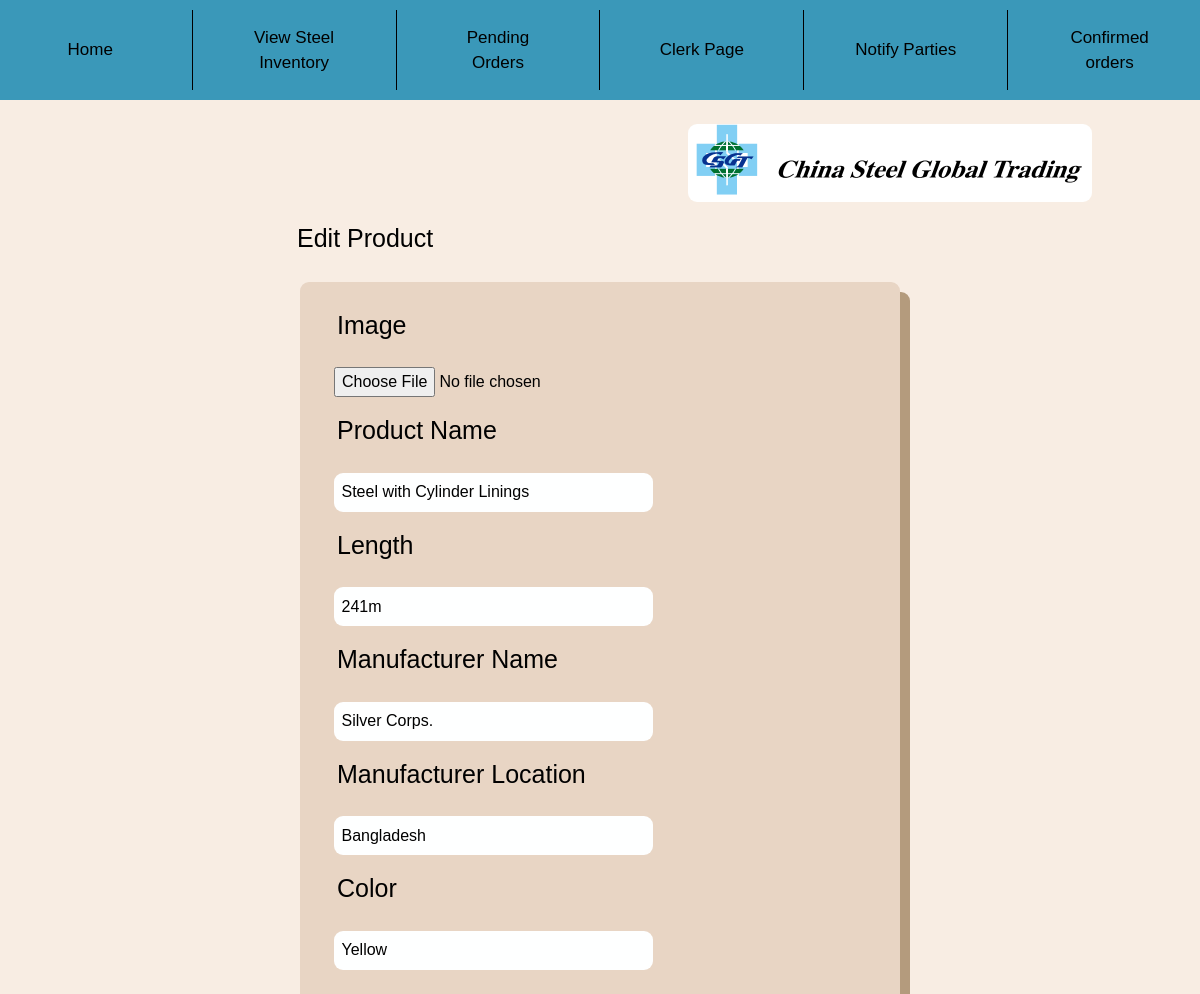
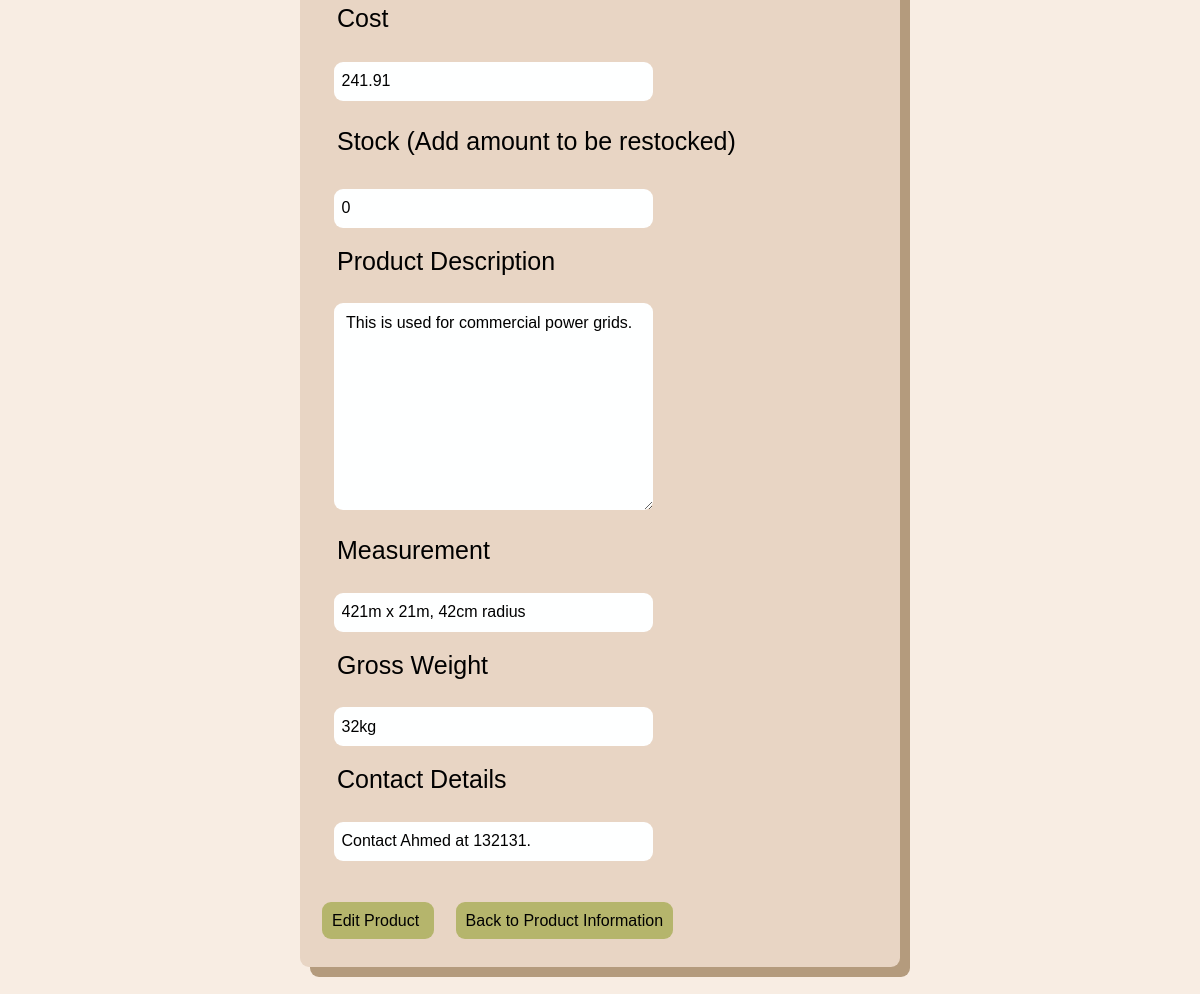
Page /edit/4/ on the committed database (2 pictures, top to bottom).
### Inventory/models.py (models this page shows, shortened)
class Product(models.Model): #Steels, not food
    objects = models.Manager()
    Name = models.CharField(max_length=200, unique=True)
    Image = models.ImageField(default= "images/defproduct.jpg", blank=True, upload_to="images/") #not have image if we dont have one, uploaded to images folder automatically
    Manufacturer = models.CharField(default=None, max_length=100)
    ManuLoc = models.CharField(default=None,max_length=255)
    Color = models.CharField(default=None, max_length=20)
    Status = models.BooleanField(default=True) #Records incase of removed
    Measurement = models.CharField(default=None, max_length=30)
    Description = models.CharField(default=None, max_length=500)
    GrossWeight = models.CharField(default=None, max_length=40)
    Marks = models.CharField(default=None, null=True, max_length=300)
    Length = models.CharField(max_length=20)
    Cost = models.DecimalField(default=0, validators=[DecimalValidator(7,2)], decimal_places=2, max_digits=7) #declared value USD
    Stock = models.BigIntegerField(default=0)
    Contact = models.CharField(max_length=500)

### Inventory/views.py (the view, shortened to what this page needs)
# urls.py: path('edit/<int:pk>/', views.EditProduct, name='editproduct'),
def EditProduct(request,pk):
    Existing = get_object_or_404(Product, pk=pk)
    if request.method == "POST":
        imgfile = request.FILES.get('Image')
        name = request.POST.get('Name')
        length = request.POST.get('Length')
        manufacturer = request.POST.get('Manufacturer')
        manuloc = request.POST.get('Location')
        color = request.POST.get('Color')
        cost = request.POST.get('Cost')
        contact = request.POST.get('Contact')
        desc = request.POST.get('Description')
        meas = request.POST.get('Measurement')
        weight = request.POST.get('Weight')
        stock = request.POST.get('stock')
        if name.strip() == "" or length.strip() == ""  or manufacturer.strip() == "" or manuloc.strip() == "" or color.strip() == "" or cost.strip() == "" or desc.strip() == "" or contact.strip() == "" or meas.strip() == "" or weight.strip() == "":
            messages.info(request, 'You must fill out all the fields')
            return redirect('editproduct',pk)
        elif isDigit(request,num = str(cost[0:])) == False:
            messages.warning(request,"Input cost was not a valid number")
            return redirect('editproduct', pk)
        elif Decimal(cost[slice(0,len(cost))]) <= 0:
            messages.warning(request,"No negative costs or costs equal to 0")
            return redirect('editproduct', pk)
        Existing.Name = name
        if imgfile != None:
            Existing.Image = imgfile
        Existing.Stock += int(stock)
        Existing.Measurement = meas
        Existing.GrossWeight = weight
        Existing.Manufacturer = manufacturer
        Existing.ManuLoc = manuloc
        Existing.Color = color
        Existing.Length = length
        Existing.Cost = cost
        Existing.Description = desc
        Existing.Contact = contact
        Existing.MakeMark()
        return redirect ('view',pk)
    else:
        return render(
            request, 'Inventory/edit.html',{
            'C' : True,
            'Prod' : Existing
                }
            )

### Inventory/templates/Inventory/edit.html (shortened to what this page needs)
{% extends 'Inventory/base.html' %}
{% load static %}
    {% block content %}
    <br><br>
    <span class="Largetext" style="margin-left: 23.5vw;"> Edit Product </span><br><br>
    <form method="POST" enctype="multipart/form-data" action="{% url 'editproduct' pk=Prod.pk %}">{% csrf_token %}
        <div class="container">
            <div class="Largetext"> Image </div>
            <input type="file" name="Image" id="Image">
            <div class="Largetext"> Product Name </div>
            <input type="text" class="forminput" name="Name" id="Name" value="{{ Prod.Name }}">
            <div class="Largetext"> Length </div>
            <input type="text" class="forminput" name="Length" id="Length" value="{{Prod.Length}}">
            <div class="Largetext"> Manufacturer Name </div>
            <input type="text" class="forminput" name="Manufacturer" id="Manufacturer" value="{{Prod.Manufacturer}}">
            <div class="Largetext"> Manufacturer Location </div>
            <input type="text" class="forminput" name="Location" id="Location" value="{{Prod.ManuLoc}}">
            <div class="Largetext"> Color </div>
            <input type="text" class="forminput" name="Color" id="Color" value="{{Prod.Color}}"> <br><br>
            <span class="Largetext"> Cost </span> <span class="bodytext" id="costnote"> </span><br><br>
            <input type="text" class="forminput" name="Cost" id="Cost" value="{{Prod.Cost}}">
            <div class="Largetext"> Stock (Add amount to be restocked) </span> <span class="bodytext" id="costnote"> </div>
            <input type="number" class="forminput" name="stock" id="stock" value=0>
            <div class="Largetext"> Product Description </div>
            <textarea type="text" class="forminput" name="Description" id="Description" rows="8" style="margin-left: 2vw;"> {{Prod.Description}} </textarea>
            <div class="Largetext"> Measurement </div>
            <input type="text" class="forminput" name="Measurement" id="Measurement" value="{{Prod.Measurement}}">
            <div class="Largetext"> Gross Weight </div>
            <input type="text" class="forminput" name="Weight" id="Weight" value="{{Prod.GrossWeight}}">
            <div class="Largetext"> Contact Details </div>
            <input type="text" class="forminput" name="Contact" id="Contact" value="{{Prod.Contact}}"><br><br><br>
            <a class="Button" id="edittemp"> Edit Product </a>
            <a class="Button" href="{% url 'view' pk=Prod.pk %}" id="browse"> Back to Product Information </a> <br> <br>
        </div>
        <br><br>
    </form>
    {% endblock %}

### rows in the picture
Product: Name "Steel with Cylinder Linings", Length "241m", Manufacturer "Silver Corps.", Location "Bangladesh", Color "Yellow", Cost "241.91", Description "This is used for commercial power grids.", Measurement "421m x 21m, 42cm radius", Weight "32kg", Contact "Contact Ahmed at 132131."
